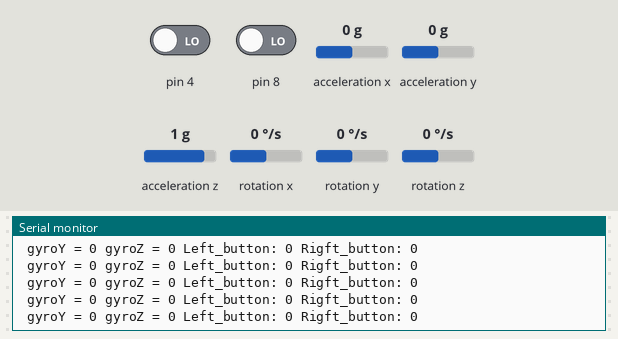
A sketch run on a simulated Arduino Leonardo, built with avr-gcc and run on an emulated ATmega32U4. Parts: the last lines printed to the serial monitor. Wiring (inferred from the names in the program): MPU-6050 motion sensor at I2C address 0x68. The inputs (shaded band) are chosen by the test bench; at power-on: rotation y 0 °/s, rotation z 0 °/s, pin 4 LOW, pin 8 LOW, acceleration x 0 g, acceleration y 0 g, acceleration z 1 g, rotation x 0 °/s. USB keyboard and mouse output is not drawn.

Above: at 1.2 s.
1.3 s: rotation y set to -192 °/s
At 2.4 s:
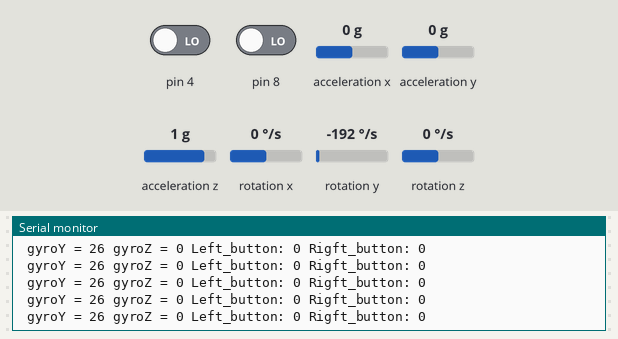
4.3 s: rotation y set to 0 °/s
At 5.1 s:
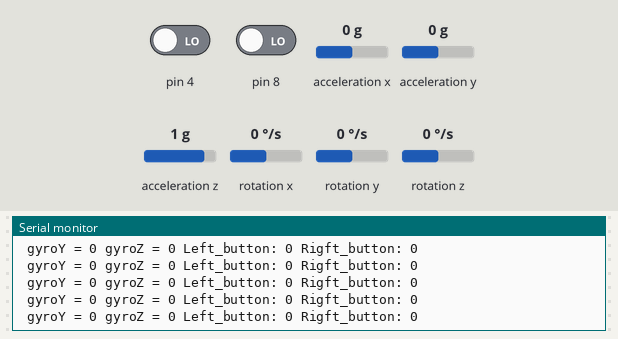
7.3 s: rotation z set to -192 °/s
At 8.1 s:
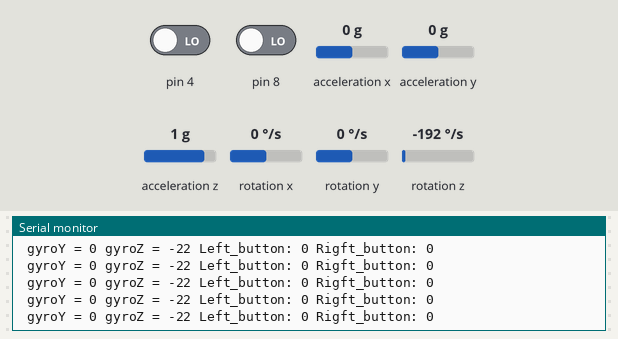

The sketch:

Air_Mouse_V1.ino
```cpp
#include<Wire.h> // 통신? 때문에 필요
#include<Mouse.h> // 마우스 움직여야지!

/*
 SDA 2번 Pin, SCL 3번 Pin
 Int 7번 Pin
 Int 무조건 박아야됨.
 */

#define MPU6050_INT_PIN 7 // 레오나르도에서는 무조건 박아주자

#define MPU6050_INT digitalPinToInterrupt(MPU6050_INT_PIN)

const int MPU_addr=0x68;  // I2C address of the MPU-6050
int16_t AcX,AcY,AcZ,Tmp,GyX,GyY,GyZ;

//민감도 조절 변수
int timer1 = 0;
int timer2 = 0;
int sens = 1100; // sens_num = 3
int sens_num = 3; // sens = 1100;
int b_cnt = 0;

void setup()
{
  // 설정인데 안 건드는게 좋음. 잘 되있음.
  Serial.begin(9600);

  Serial.println("start");
  Serial.print(MPU6050_INT); Serial.print(" on pin "); Serial.print(MPU6050_INT_PIN);

  Wire.begin();
  Wire.beginTransmission(MPU_addr);
  Wire.write(0x6B);  // PWR_MGMT_1 register
  Wire.write(0);     // set to zero (wakes up the MPU-6050)
  Wire.endTransmission(true);
  pinMode(4, INPUT); // 좌클릭 버튼
  pinMode(8, INPUT); // 우클릭 버튼
  Mouse.begin();
  pinMode(MPU6050_INT, INPUT);
  //attachInterrupt(MPU6050_INT, dmpDataReady, RISdlfhgk62ING);
}

void loop()
{
  Wire.beginTransmission(MPU_addr);
  Wire.write(0x3B);  // starting with register 0x3B (ACCEL_XOUT_H)
  Wire.endTransmission(false);
  Wire.requestFrom(MPU_addr,14,true);  // request a total of 14 registers
  AcX=Wire.read()<<8|Wire.read();  // 0x3B (ACCEL_XOUT_H) & 0x3C (ACCEL_XOUT_L)
  AcY=Wire.read()<<8|Wire.read();  // 0x3D (ACCEL_YOUT_H) & 0x3E (ACCEL_YOUT_L)
  AcZ=Wire.read()<<8|Wire.read();  // 0x3F (ACCEL_ZOUT_H) & 0x40 (ACCEL_ZOUT_L)
  Tmp=Wire.read()<<8|Wire.read();  // 0x41 (TEMP_OUT_H) & 0x42 (TEMP_OUT_L)
  GyX=Wire.read()<<8|Wire.read();  // 0x43 (GYRO_XOUT_H) & 0x44 (GYRO_XOUT_L)
  GyY=Wire.read()<<8|Wire.read();  // 0x45 (GYRO_YOUT_H) & 0x46 (GYRO_YOUT_L)
  GyZ=Wire.read()<<8|Wire.read();  // 0x47 (GYRO_ZOUT_H) & 0x48 (GYRO_ZOUT_L)
  // 여기 위까지는 코드 건들지 않는 걸 추천. 여기 아래부터 수정 ㄱㄱ

  int lb = digitalRead(4); // 1이면 누른 상태, 0이면 안 누른 상태임.
  int rb = digitalRead(8); // 위와 마찬가지

  int gyroY, gyroZ;

  //감도조절 감도조절 감도조절 감도조절 감도조절 감도조절 감도조절 감도조절

  if (lb == 1 && rb == 1)
  {
    ++timer1;
    if (timer1 > 1000)
    {
      Serial.println("민감도 설정 모드\n");
      delay(1200);
      Serial.print("민감도:  ");
      Serial.println(sens_num);
      while(1)
      {
        lb = digitalRead(4);
        rb = digitalRead(8);
        //led나 부저 on 시키는 구문 추가

        if(lb == 1 && rb == 1)
        {
          ++timer2 ;
        }
        else
        {
          b_cnt += 1;
          timer2 = 0;
        }

        if(lb == 1)
        {
          if(b_cnt > 100 && sens_num > 1)
          {
            --sens_num; //분모가 작아지니까 gyro값 커짐 >> 민감도 커짐
            b_cnt = 0;
            Serial.print("민감도:  ");
            Serial.println(sens_num);
            delay(300);
          }
        }
        else if(rb == 1)
        {
          if(b_cnt > 100 && sens_num < 5)
          {
            ++sens_num; //분모가 커지니까 gyro값 작아짐 >> 민감도 작아짐
            b_cnt = 0;
            Serial.print("민감도:  ");
            Serial.println(sens_num);
            delay(300);
          }
        }

        switch(sens_num)
        {
           case 1: sens = 900; break;
           case 2: sens = 990; break;
           case 3: sens = 1100; break;
           case 4: sens = 1220; break;
           case 5: sens = 1380; break;
           default: break;
        }

        if(timer2 > 1700)
        {
          break;
        }

        //Sprint2(timer1, timer2, sens, sens_num);
      }
      timer1 = 0;
      timer2 = 0;
      Serial.println("\n민감도 설정 완료!");
      Serial.print("현재 민감도: ");
      Serial.println(sens_num);
      delay(3000);
    }
  }

  else
  {
    timer1 = 0;
  }

  gyroZ = GyZ / sens;
  gyroY = -GyY / sens * 1.22;

  if(lb == 1) // Left button이 1이라는건 좌클릭을 하고 있다는 상태이므로
  {                                       // 마우스를 누른 상태로 유지시켜주는 Mouse.press()를 사용함.
    Mouse.press(); // 좌클릭 한 상태 유지
  }
  else if (lb == 0 && rb == 0)
  {
    Mouse.release(); //클릭 상태 해제
  }
  else if (rb == 1) // 우클릭
  {
    Mouse.click(MOUSE_RIGHT);
  }

  Sprint1(gyroY, gyroZ, lb, rb);
  //Sprint2(timer1, timer2, sens, sens_num);
  Mouse.move(gyroZ, gyroY); // 마우스를 움직이는 함수
}

void Sprint1(int gyroY, int gyroZ, int lb, int rb) //루프안에 여러줄 있는거 꼴보기 싫어서 함수로 만듬.
{
  Serial.print(" gyroY = ");
  Serial.print(gyroY);
  Serial.print(" gyroZ = ");
  Serial.print(gyroZ);
  Serial.print(" Left_button: ");
  Serial.print(lb);
  Serial.print(" Rigft_button: ");
  Serial.println(rb);
}

void Sprint2(int timer1, int timer2, int sens, int sens_num) //루프안에 여러줄 있는거 꼴보기 싫어서 함수로 만듬.
{
  Serial.print("timer1: ");
  Serial.print(timer1);
  Serial.print("  ");
  Serial.print("timer2: ");
  Serial.print(timer2);
  Serial.print("  ");
  Serial.print("sens: ");
  Serial.print(sens);
  Serial.print("  ");
  Serial.print("sens_num: ");
  Serial.println(sens_num);
}
```

Measured:
- after the input at 1.3 s, the serial monitor: prints a new line at once (image 1)
- after the input at 4.3 s, the serial monitor: prints a new line at once (image 2)
- after the input at 7.3 s, the serial monitor: prints a new line at once (image 3)
